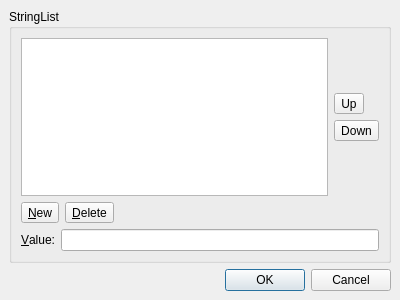
<ui version="4.0" >
 <comment>*********************************************************************
**
** Copyright (C) 1992-2008 Trolltech ASA. All rights reserved.
**
** This file is part of the Qt Designer of the Qt Toolkit.
**
** This file may be used under the terms of the GNU General Public
** License versions 2.0 or 3.0 as published by the Free Software
** Foundation and appearing in the files LICENSE.GPL2 and LICENSE.GPL3
** included in the packaging of this file.  Alternatively you may (at
** your option) use any later version of the GNU General Public
** License if such license has been publicly approved by Trolltech ASA
** (or its successors, if any) and the KDE Free Qt Foundation. In
** addition, as a special exception, Trolltech gives you certain
** additional rights. These rights are described in the Trolltech GPL
** Exception version 1.2, which can be found at
** http://www.trolltech.com/products/qt/gplexception/ and in the file
** GPL_EXCEPTION.txt in this package.
**
** Please review the following information to ensure GNU General
** Public Licensing requirements will be met:
** http://trolltech.com/products/qt/licenses/licensing/opensource/. If
** you are unsure which license is appropriate for your use, please
** review the following information:
** http://trolltech.com/products/qt/licenses/licensing/licensingoverview
** or contact the sales department at sales@trolltech.com.
**
** In addition, as a special exception, Trolltech, as the sole
** copyright holder for Qt Designer, grants users of the Qt/Eclipse
** Integration plug-in the right for the Qt/Eclipse Integration to
** link to functionality provided by Qt Designer and its related
** libraries.
**
** This file is provided "AS IS" with NO WARRANTY OF ANY KIND,
** INCLUDING THE WARRANTIES OF DESIGN, MERCHANTABILITY AND FITNESS FOR
** A PARTICULAR PURPOSE. Trolltech reserves all rights not expressly
** granted herein.
**
** This file is provided AS IS with NO WARRANTY OF ANY KIND, INCLUDING THE
** WARRANTY OF DESIGN, MERCHANTABILITY AND FITNESS FOR A PARTICULAR PURPOSE.
**
*********************************************************************</comment>
 <class>qdesigner_internal::Dialog</class>
 <widget class="QDialog" name="qdesigner_internal::Dialog" >
  <property name="geometry" >
   <rect>
    <x>0</x>
    <y>0</y>
    <width>400</width>
    <height>300</height>
   </rect>
  </property>
  <property name="windowTitle" >
   <string>Dialog</string>
  </property>
  <layout class="QVBoxLayout" >
   <property name="margin" >
    <number>9</number>
   </property>
   <property name="spacing" >
    <number>6</number>
   </property>
   <item>
    <widget class="QGroupBox" name="groupBox" >
     <property name="title" >
      <string>StringList</string>
     </property>
     <layout class="QGridLayout" >
      <property name="margin" >
       <number>9</number>
      </property>
      <property name="spacing" >
       <number>6</number>
      </property>
      <item row="1" column="0" colspan="2" >
       <layout class="QVBoxLayout" >
        <property name="margin" >
         <number>0</number>
        </property>
        <property name="spacing" >
         <number>6</number>
        </property>
        <item>
         <layout class="QHBoxLayout" >
          <property name="margin" >
           <number>0</number>
          </property>
          <property name="spacing" >
           <number>6</number>
          </property>
          <item>
           <widget class="QToolButton" name="newButton" >
            <property name="toolTip" >
             <string>New String</string>
            </property>
            <property name="text" >
             <string>&amp;New</string>
            </property>
            <property name="toolButtonStyle" >
             <enum>Qt::ToolButtonTextBesideIcon</enum>
            </property>
           </widget>
          </item>
          <item>
           <widget class="QToolButton" name="deleteButton" >
            <property name="toolTip" >
             <string>Delete String</string>
            </property>
            <property name="text" >
             <string>&amp;Delete</string>
            </property>
            <property name="toolButtonStyle" >
             <enum>Qt::ToolButtonTextBesideIcon</enum>
            </property>
           </widget>
          </item>
          <item>
           <spacer>
            <property name="orientation" >
             <enum>Qt::Horizontal</enum>
            </property>
            <property name="sizeHint" >
             <size>
              <width>40</width>
              <height>20</height>
             </size>
            </property>
           </spacer>
          </item>
         </layout>
        </item>
        <item>
         <layout class="QHBoxLayout" >
          <property name="margin" >
           <number>0</number>
          </property>
          <property name="spacing" >
           <number>6</number>
          </property>
          <item>
           <widget class="QLabel" name="label" >
            <property name="text" >
             <string>&amp;Value:</string>
            </property>
            <property name="buddy" >
             <cstring>valueEdit</cstring>
            </property>
           </widget>
          </item>
          <item>
           <widget class="QLineEdit" name="valueEdit" />
          </item>
         </layout>
        </item>
       </layout>
      </item>
      <item row="0" column="1" >
       <layout class="QVBoxLayout" >
        <property name="margin" >
         <number>0</number>
        </property>
        <property name="spacing" >
         <number>6</number>
        </property>
        <item>
         <spacer>
          <property name="orientation" >
           <enum>Qt::Vertical</enum>
          </property>
          <property name="sizeHint" >
           <size>
            <width>20</width>
            <height>40</height>
           </size>
          </property>
         </spacer>
        </item>
        <item>
         <widget class="QToolButton" name="upButton" >
          <property name="toolTip" >
           <string>Move String Up</string>
          </property>
          <property name="text" >
           <string>Up</string>
          </property>
         </widget>
        </item>
        <item>
         <widget class="QToolButton" name="downButton" >
          <property name="toolTip" >
           <string>Move String Down</string>
          </property>
          <property name="text" >
           <string>Down</string>
          </property>
         </widget>
        </item>
        <item>
         <spacer>
          <property name="orientation" >
           <enum>Qt::Vertical</enum>
          </property>
          <property name="sizeHint" >
           <size>
            <width>20</width>
            <height>40</height>
           </size>
          </property>
         </spacer>
        </item>
       </layout>
      </item>
      <item row="0" column="0" >
       <widget class="QListView" name="listView" />
      </item>
     </layout>
    </widget>
   </item>
   <item>
    <widget class="QDialogButtonBox" name="buttonBox" >
     <property name="orientation" >
      <enum>Qt::Horizontal</enum>
     </property>
     <property name="standardButtons" >
      <set>QDialogButtonBox::Cancel|QDialogButtonBox::NoButton|QDialogButtonBox::Ok</set>
     </property>
    </widget>
   </item>
  </layout>
 </widget>
 <resources/>
 <connections>
  <connection>
   <sender>buttonBox</sender>
   <signal>accepted()</signal>
   <receiver>qdesigner_internal::Dialog</receiver>
   <slot>accept()</slot>
   <hints>
    <hint type="sourcelabel" >
     <x>258</x>
     <y>283</y>
    </hint>
    <hint type="destinationlabel" >
     <x>138</x>
     <y>294</y>
    </hint>
   </hints>
  </connection>
  <connection>
   <sender>buttonBox</sender>
   <signal>rejected()</signal>
   <receiver>qdesigner_internal::Dialog</receiver>
   <slot>reject()</slot>
   <hints>
    <hint type="sourcelabel" >
     <x>350</x>
     <y>284</y>
    </hint>
    <hint type="destinationlabel" >
     <x>369</x>
     <y>295</y>
    </hint>
   </hints>
  </connection>
 </connections>
</ui>
